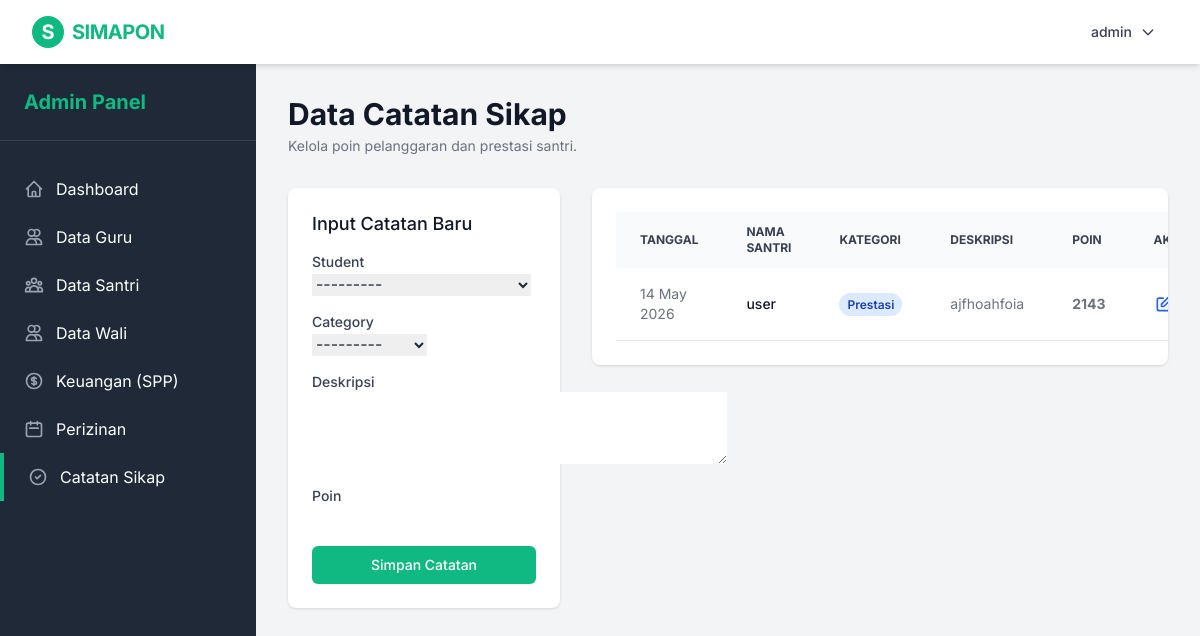
Screenshot of /dashboard/admin/behavior/ (signed in) with the database file from the repository.
### users/models.py (models this page shows, shortened)
class User(AbstractUser):
    is_admin = models.BooleanField(default=False)
    is_guru = models.BooleanField(default=False)
    is_parent = models.BooleanField(default=False)
    phone_number = models.CharField(max_length=15, blank=True, null=True)

### behavior/models.py (models this page shows, shortened)
class BehaviorNote(models.Model):
    CATEGORY_CHOICES = [
        ('prestasi', 'Prestasi'),
        ('pelanggaran', 'Pelanggaran'),
    ]
    student = models.ForeignKey(Student, on_delete=models.CASCADE, related_name='behavior_notes')
    category = models.CharField(max_length=20, choices=CATEGORY_CHOICES)
    description = models.TextField(verbose_name="Deskripsi")
    points = models.IntegerField(verbose_name="Poin")
    date = models.DateField(auto_now_add=True, verbose_name="Tanggal")

### students/models.py (models this page shows)
class Student(models.Model):
    parent = models.ForeignKey(settings.AUTH_USER_MODEL, on_delete=models.CASCADE, related_name='children', limit_choices_to={'is_parent': True}, blank=True, null=True)
    nis = models.CharField(max_length=20, unique=True, verbose_name="NIS")
    name = models.CharField(max_length=100, verbose_name="Nama Lengkap")
    grade = models.CharField(max_length=50, verbose_name="Kelas")
    birth_date = models.DateField(verbose_name="Tanggal Lahir")
    photo = models.ImageField(upload_to='students/', blank=True, null=True, verbose_name="Foto Santri")
    def __str__(self):
        return f"{self.nis} - {self.name}"

### users/views.py (the view, shortened to what this page needs)
# urls.py: path('dashboard/admin/behavior/', views.admin_behavior_list, name='admin_behavior_list'),
@login_required
def admin_behavior_list(request):
    if not (request.user.is_admin or request.user.is_staff):
        return redirect('dashboard')
    if request.method == 'POST':
        form = BehaviorNoteForm(request.POST)
        if form.is_valid():
            form.save()
            messages.success(request, 'Catatan sikap berhasil ditambahkan.')
            return redirect('admin_behavior_list')
    else:
        form = BehaviorNoteForm()
    behaviors = BehaviorNote.objects.all().select_related('student').order_by('-date', '-id')
    return render(request, 'dashboards/admin_behavior.html', {'behaviors': behaviors, 'form': form})

### behavior/forms.py
class BehaviorNoteForm(forms.ModelForm):
    class Meta:
        model = BehaviorNote
        fields = ['student', 'category', 'description', 'points']
        widgets = {
            'description': forms.Textarea(attrs={'rows': 3}),
        }

### templates/dashboards/admin_behavior.html (shortened to what this page needs)
{% extends 'dashboards/admin_base.html' %} {% block admin_content %}
<div class="mb-8 flex justify-between items-center">
  <div>
    <h2
      class="text-2xl font-bold leading-7 text-gray-900 sm:text-3xl sm:truncate"
    >
      Data Catatan Sikap
    </h2>
    <p class="mt-1 text-sm text-gray-500">
      Kelola poin pelanggaran dan prestasi santri.
    </p>
  </div>
</div>
<div class="grid grid-cols-1 lg:grid-cols-3 gap-8">
  <div class="lg:col-span-1">
    <div class="bg-white shadow sm:rounded-lg">
      <div class="px-4 py-5 sm:p-6">
        <h3 class="text-lg leading-6 font-medium text-gray-900 mb-4">
          Input Catatan Baru
        </h3>
        <form method="POST" class="space-y-4">
          {% csrf_token %} {% for field in form %}
          <div>
            <label
              for="{{ field.id_for_label }}"
              class="block text-sm font-medium text-gray-700"
              >{{ field.label }}</label
            >
            {{ field }}
          </div>
          {% endfor %}
          <button
            type="submit"
            class="w-full flex justify-center py-2 px-4 border border-transparent rounded-md shadow-sm text-sm font-medium text-white bg-primary hover:bg-secondary focus:outline-none focus:ring-2 focus:ring-offset-2 focus:ring-primary"
          >
            Simpan Catatan
          </button>
        </form>
      </div>
    </div>
  </div>
  <div class="lg:col-span-2">
    <div class="bg-white shadow sm:rounded-lg overflow-hidden">
      <div class="p-6">
        <table class="datatable w-full text-left text-sm text-gray-500">
          <thead class="text-xs text-gray-700 uppercase bg-gray-50">
            <tr>
              <th class="px-6 py-3">Tanggal</th>
              <th class="px-6 py-3">Nama Santri</th>
              <th class="px-6 py-3">Kategori</th>
              <th class="px-6 py-3">Deskripsi</th>
              <th class="px-6 py-3">Poin</th>
              <th class="px-6 py-3">Aksi</th>
            </tr>
          </thead>
          <tbody>
            {% for behavior in behaviors %}
            <tr class="border-b hover:bg-gray-50">
              <td class="px-6 py-4">{{ behavior.date|date:"d M Y" }}</td>
              <td class="px-6 py-4 font-medium text-gray-900">
                {{ behavior.student.name }}
              </td>
              <td class="px-6 py-4">
                {% if behavior.category == 'prestasi' %}
                <span
                  class="px-2 py-1 text-xs font-semibold rounded-full bg-blue-100 text-blue-800"
                  >Prestasi</span
                >
                {% else %}
                <span
                  class="px-2 py-1 text-xs font-semibold rounded-full bg-red-100 text-red-800"
                  >Pelanggaran</span
                >
                {% endif %}
              </td>
              <td class="px-6 py-4 truncate max-w-xs">
                {{ behavior.description }}
              </td>
              <td class="px-6 py-4 font-bold">{{ behavior.points }}</td>
              <td class="px-6 py-4">
                <div class="flex items-center gap-2">
                  <a
                    href="{% url 'edit_behavior' behavior.id %}"
                    class="text-blue-600 hover:text-blue-900"
                    title="Edit Catatan"
                  >
                    <svg
                      class="w-5 h-5"
                      fill="none"
                      stroke="currentColor"
                      viewBox="0 0 24 24"
                    >
                      <path
                        stroke-linecap="round"
                        stroke-linejoin="round"
                        stroke-width="2"
                        d="M11 5H6a2 2 0 00-2 2v11a2 2 0 002 2h11a2 2 0 002-2v-5m-1.414-9.414a2 2 0 112.828 2.828L11.828 15H9v-2.828l8.586-8.586z"
                      />
                    </svg>
                  </a>
                </div>
              </td>
            </tr>
            {% endfor %}
          </tbody>
        </table>
      </div>
    </div>
  </div>
</div>
{% endblock %}

### templates/base.html (shortened to what this page needs)
<!doctype html>
<html lang="id">
  <head>
    <script src="https://cdn.tailwindcss.com"></script>
    <link
      href="https://cdn.jsdelivr.net/npm/simple-datatables@latest/dist/style.css"
      rel="stylesheet"
      type="text/css"
    />
  </head>
  <body class="text-gray-800 antialiased min-h-screen flex flex-col">
    <nav class="bg-white shadow-md w-full z-10 top-0 sticky">
      <div class="max-w-7xl mx-auto px-4 sm:px-6 lg:px-8">
        <div class="flex justify-between h-16">
          <div class="flex items-center">
            <a
              href="{% url 'landing' %}"
              class="flex-shrink-0 flex items-center gap-2"
            >
              <div
                class="w-8 h-8 bg-primary rounded-full flex items-center justify-center text-white font-bold text-xl"
              >
                S
              </div>
              <span class="font-bold text-xl text-primary tracking-tight"
                >SIMAPON</span
              >
            </a>
          </div>
          <div class="flex items-center space-x-4">
            {% if user.is_authenticated %}
            <div class="relative group">
              <button
                class="flex items-center gap-2 text-gray-700 hover:text-primary px-3 py-2 rounded-md text-sm font-medium transition-colors"
              >
                <span>
                  {% if user.username|length > 12 %} {{
                  user.username|slice:":12" }}... {% else %} {{ user.username }}
                  {% endif %}
                </span>
                <svg
                  class="w-4 h-4"
                  fill="none"
                  stroke="currentColor"
                  viewBox="0 0 24 24"
                >
                  <path
                    stroke-linecap="round"
                    stroke-linejoin="round"
                    stroke-width="2"
                    d="M19 9l-7 7-7-7"
                  ></path>
                </svg>
              </button>
            </div>
            {% endif %}
          </div>
        </div>
      </div>
    </nav>
    <main class="flex-grow">
       {% block content %} {% endblock %}
    </main>
  </body>
</html>

### templates/base.html (style rules this page uses)
body { font-family: "Inter", sans-serif; background-color: #f3f4f6; }

### rows the page displays
User: username "admin"
BehaviorNote: date "14 May 2026", student.name "user", category "Prestasi", description "ajfhoahfoia", points "2143"

### other values shown
{{ field.label }} "Student" "Category" "Deskripsi" "Poin"
